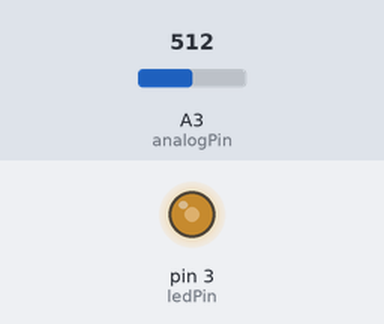
A sketch run on a simulated Arduino Uno, built with avr-gcc and run on an emulated ATmega328P. Parts: output pins drawn as LEDs (lit = HIGH). Inputs (shaded band) come from the test bench; at power-on: A3 (analogPin) = 512.

Above: at 1.2 s.
1.3 s: A3 (analogPin) set to 716
At 2.5 s:
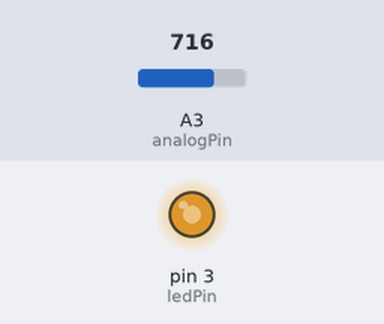
2.8 s: A3 (analogPin) set to 900
At 3.7 s:
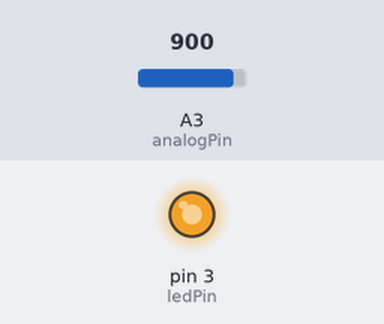
4.3 s: A3 (analogPin) set to 122
At 4.8 s:
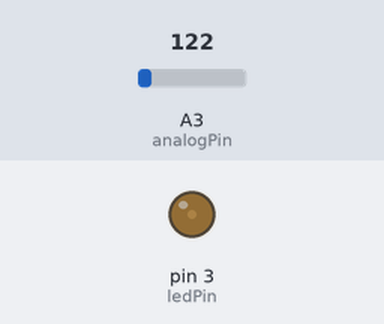
5.8 s: A3 (analogPin) set to 0
At 7.1 s:
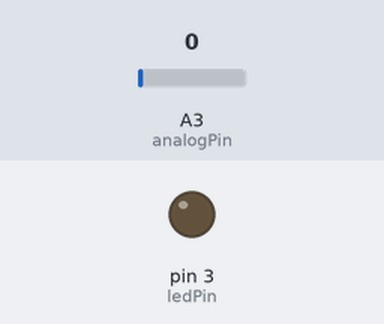
Timing chart, 0 to 8.3 s (numbered marks = the images above; inputs shaded):
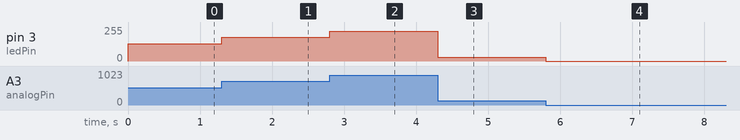

The sketch:

Blink_PWM_potenziometro.ino
```cpp
/*
 * Comanda il blink d'un led tramite un potenziometro.
 */

int ledPin = 3;      // LED connected to digital pin 9

int analogPin = 3;   // potentiometer connected to analog pin 3

int val = 0;         // variable to store the read value


void setup(){
  pinMode(ledPin, OUTPUT);   // sets the pin as output
}


void loop(){

  val = analogRead(analogPin);   // read the input pin

  analogWrite(ledPin, val / 4);  // analogRead values go from 0 to 1023, analogWrite values from 0 to 255
}
```

Measured:
- after the input at 1.3 s, pin 3 (ledPin): 128/255 → 179/255 at once
- after the input at 2.8 s, pin 3 (ledPin): 179/255 → 225/255 at once
- after the input at 4.3 s, pin 3 (ledPin): 225/255 → 30/255 at once
- after the input at 5.8 s, pin 3 (ledPin): 30/255 → 0/255 at once
